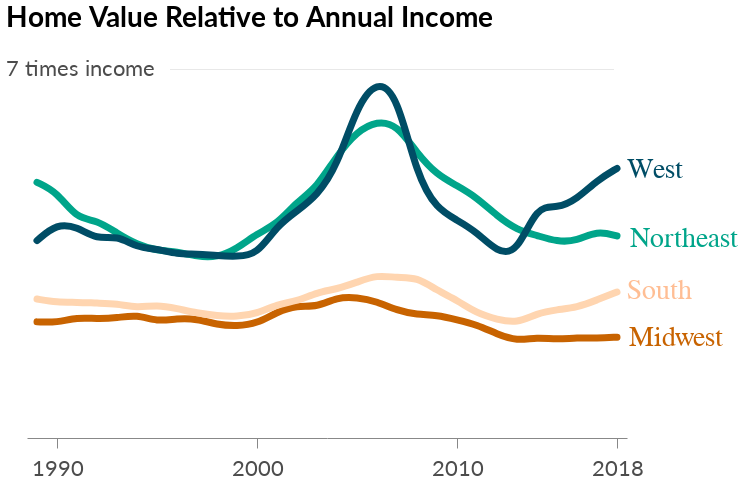

The code cell stored with this chart in its notebook:
### Code cell
"""reg_chart = alt.Chart(reg_hir, title='Home Value Relative to Annual Income').mark_line(size=7, strokeCap='round', interpolate='basis').encode(
    x=alt.X('Year:O', axis=alt.Axis(values=[1990, 2000, 2010, 2018], ticks=True, tickSize=10, labelFontSize=22, labelOpacity=.7)), 
    y=alt.Y('HIR', title='Regional comparison', axis=alt.Axis(labelFontSize=22, labelOpacity=.7, values=list(range(2,7)), format='a'), scale=alt.Scale(domain=[1,7.5])),
    color=alt.Color('Region', legend=None, scale=alt.Scale(domain=['West', 'Northeast', 'South', 'Midwest'], range=['#004d66', '#00a58a', '#ffd5b0', '#c86300'])))

west = alt.Chart(region_text_df.query('Numbers == 0')
                   ).mark_text(dx=31, dy=-330, fontSize=28, fontWeight='normal', color='#004d66'
                              ).encode(x=alt.X("Year", axis=None), y=alt.Y("Numbers"), text=alt.Text("Text"))
northeast = alt.Chart(region_text_df.query('Numbers == 1')
                   ).mark_text(dx=60, dy=-199, fontSize=28, fontWeight='normal', color='#00a58a'
                              ).encode(x=alt.X("Year", axis=None), y=alt.Y("Numbers"), text=alt.Text("Text"))
south = alt.Chart(region_text_df.query('Numbers == 2')
                   ).mark_text(dx=35, dy=-85, fontSize=28, fontWeight='normal', color='#ffbe94'
                              ).encode(x=alt.X("Year", axis=None), y=alt.Y("Numbers"), text=alt.Text("Text"))
midwest = alt.Chart(region_text_df.query('Numbers == 3')
                   ).mark_text(dx=51, dy=23, fontSize=28, fontWeight='normal', color='#c86300'
                              ).encode(x=alt.X("Year", axis=None), y=alt.Y("Numbers"), text=alt.Text("Text"))

line = alt.Chart(pd.DataFrame({'x':[1994], 'y':[7], 'text':['_'*74]})).mark_text(dx=65, dy=-4, opacity=.09, fontSize=11.5, fontWeight='bold').encode(x=alt.X('x:O', axis=None), y=alt.Y('y', axis=None), text='text')
y_labels_df = pd.DataFrame({'x':[1989], 'y':[7], 'text':['7 times income']})
y_label = alt.Chart(y_labels_df.query('x == 1989')).mark_text(dx=-247, dy=0, font='lato', fontSize=22, opacity=.7).encode(x=alt.X('x:O', axis=None), y=alt.Y('y', axis=None), text='text')

region_chart = reg_chart + west + northeast + south + midwest + line + y_label
region_chart = region_chart.configure_title(fontSize=28)"""

### Figure 1 — Vega-Lite specification as saved in the notebook (floating-point values rounded to 4 significant figures)
{"width": 600, "height": 400, "background": "white", "config": {"title": {"fontSize": 28, "anchor": "start", "font": "Lato", "offset": 5}, "axisX": {"grid": false, "labelFont": "Lato", "labelFontSize": 16, "labelAngle": 0, "labelPadding": 10, "ticks": false, "tickSize": 5, "title": null, "titleFont": "Lato", "titleFontSize": 16, "titleFontWeight": "normal", "titleY": 30, "titleX": 280}, "axisY": {"grid": true, "gridOpacity": 1, "labelFont": "Lato", "labelFontSize": 16, "labelLimit": 100, "labelAlign": "left", "labelPadding": 20, "ticks": false, "title": null, "titleFont": "Lato", "titleFontWeight": "normal", "titleFontSize": 16, "titleAlign": "left", "titleAngle": 0, "titleY": -20, "titleX": -20, "domainWidth": 0}, "view": {"strokeOpacity": 0}}, "layer": [{"data": {"name": "data-b1daa1ab067bf442c9aea6328ef6e29d"}, "mark": {"type": "line", "interpolate": "basis", "size": 7, "strokeCap": "round"}, "encoding": {"color": {"type": "nominal", "field": "Region", "legend": null, "scale": {"domain": ["West", "Northeast", "South", "Midwest"], "range": ["#004d66", "#00a58a", "#ffd5b0", "#c86300"]}}, "x": {"type": "ordinal", "axis": {"labelFontSize": 22, "labelOpacity": 0.7, "tickSize": 10, "ticks": true, "values": [1990, 2000, 2010, 2018]}, "field": "Year"}, "y": {"type": "quantitative", "axis": {"format": "a", "labelFontSize": 22, "labelOpacity": 0.7, "values": [2, 3, 4, 5, 6]}, "field": "HIR", "scale": {"domain": [1, 7.5]}, "title": "Regional comparison"}}, "title": "Home Value Relative to Annual Income"}, {"data": {"name": "data-8a7dc631962baabbcab7514ff60c9e7c"}, "mark": {"type": "text", "color": "#004d66", "dx": 31, "dy": -330, "fontSize": 28, "fontWeight": "normal"}, "encoding": {"text": {"type": "nominal", "field": "Text"}, "x": {"type": "quantitative", "axis": null, "field": "Year"}, "y": {"type": "quantitative", "field": "Numbers"}}}, {"data": {"name": "data-7aaa97d570e9aa23a71746083f3f22b4"}, "mark": {"type": "text", "color": "#00a58a", "dx": 60, "dy": -199, "fontSize": 28, "fontWeight": "normal"}, "encoding": {"text": {"type": "nominal", "field": "Text"}, "x": {"type": "quantitative", "axis": null, "field": "Year"}, "y": {"type": "quantitative", "field": "Numbers"}}}, {"data": {"name": "data-5ce3dbf5b01e460dfdb5755056a4b599"}, "mark": {"type": "text", "color": "#ffbe94", "dx": 35, "dy": -85, "fontSize": 28, "fontWeight": "normal"}, "encoding": {"text": {"type": "nominal", "field": "Text"}, "x": {"type": "quantitative", "axis": null, "field": "Year"}, "y": {"type": "quantitative", "field": "Numbers"}}}, {"data": {"name": "data-58f00851d12c199fef21a1395c4d805e"}, "mark": {"type": "text", "color": "#c86300", "dx": 51, "dy": 23, "fontSize": 28, "fontWeight": "normal"}, "encoding": {"text": {"type": "nominal", "field": "Text"}, "x": {"type": "quantitative", "axis": null, "field": "Year"}, "y": {"type": "quantitative", "field": "Numbers"}}}, {"data": {"name": "data-96323c39621b8c3d037c43bf1a748800"}, "mark": {"type": "text", "dx": 65, "dy": -4, "fontSize": 11.5, "fontWeight": "bold", "opacity": 0.09}, "encoding": {"text": {"type": "nominal", "field": "text"}, "x": {"type": "ordinal", "axis": null, "field": "x"}, "y": {"type": "quantitative", "axis": null, "field": "y"}}}, {"data": {"name": "data-6c0b8f17bfb1c63dde0dbe27d2dd8b4e"}, "mark": {"type": "text", "dx": -247, "dy": 0, "font": "lato", "fontSize": 22, "opacity": 0.7}, "encoding": {"text": {"type": "nominal", "field": "text"}, "x": {"type": "ordinal", "axis": null, "field": "x"}, "y": {"type": "quantitative", "axis": null, "field": "y"}}}], "$schema": "https://vega.github.io/schema/vega-lite/v4.0.0.json", "datasets": {"data-b1daa1ab067bf442c9aea6328ef6e29d": [{"Home": 83000.0, "Income": 28750, "HIR": 2.887, "Region": "Midwest", "Year": 1989}, {"Home": 168300.0, "Income": 32643, "HIR": 5.155, "Region": "Northeast", "Year": 1989}, {"Home": 84290.0, "Income": 25870, "HIR": 3.258, "Region": "South", "Year": 1989}, {"Home": 130800.0, "Income": 31086, "HIR": 4.208, "Region": "West", "Year": 1989}, {"Home": 85940.0, "Income": 29897, "HIR": 2.875, "Region": "Midwest", "Year": 1990}, {"Home": 163300.0, "Income": 32676, "HIR": 4.998, "Region": "Northeast", "Year": 1990}, {"Home": 86320.0, "Income": 26942, "HIR": 3.204, "Region": "South", "Year": 1990}, {"Home": 142500.0, "Income": 31761, "HIR": 4.486, "Region": "West", "Year": 1990}, {"Home": 88620.0, "Income": 29927, "HIR": 2.961, "Region": "Midwest", "Year": 1991}, {"Home": 152500.0, "Income": 33467, "HIR": 4.557, "Region": "Northeast", "Year": 1991}, {"Home": 87150.0, "Income": 27178, "HIR": 3.207, "Region": "South", "Year": 1991}, {"Home": 143000.0, "Income": 32253, "HIR": 4.433, "Region": "West", "Year": 1991}, {"Home": 90450.0, "Income": 30804, "HIR": 2.936, "Region": "Midwest", "Year": 1992}, {"Home": 150000.0, "Income": 32999, "HIR": 4.546, "Region": "Northeast", "Year": 1992}, {"Home": 88100.0, "Income": 27609, "HIR": 3.191, "Region": "South", "Year": 1992}, {"Home": 140800.0, "Income": 33324, "HIR": 4.224, "Region": "West", "Year": 1992}, {"Home": 92650.0, "Income": 31400, "HIR": 2.951, "Region": "Midwest", "Year": 1993}, {"Home": 146000.0, "Income": 33747, "HIR": 4.326, "Region": "Northeast", "Year": 1993}, {"Home": 90520.0, "Income": 28441, "HIR": 3.183, "Region": "South", "Year": 1993}, {"Home": 144900.0, "Income": 33739, "HIR": 4.294, "Region": "West", "Year": 1993}, {"Home": 97690.0, "Income": 32505, "HIR": 3.005, "Region": "Midwest", "Year": 1994}, {"Home": 144700.0, "Income": 34926, "HIR": 4.144, "Region": "Northeast", "Year": 1994}, {"Home": 93490.0, "Income": 30021, "HIR": 3.114, "Region": "South", "Year": 1994}, {"Home": 141100.0, "Income": 34452, "HIR": 4.095, "Region": "West", "Year": 1994}, {"Home": 103600.0, "Income": 35839, "HIR": 2.891, "Region": "Midwest", "Year": 1995}, {"Home": 146100.0, "Income": 36111, "HIR": 4.045, "Region": "Northeast", "Year": 1995}, {"Home": 97930.0, "Income": 30942, "HIR": 3.165, "Region": "South", "Year": 1995}, {"Home": 146500.0, "Income": 35979, "HIR": 4.073, "Region": "West", "Year": 1995}, {"Home": 107600.0, "Income": 36579, "HIR": 2.941, "Region": "Midwest", "Year": 1996}, {"Home": 150700.0, "Income": 37406, "HIR": 4.028, "Region": "Northeast", "Year": 1996}, {"Home": 100600.0, "Income": 32422, "HIR": 3.104, "Region": "South", "Year": 1996}, {"Home": 148000.0, "Income": 37125, "HIR": 3.986, "Region": "West", "Year": 1996}, {"Home": 112600.0, "Income": 38316, "HIR": 2.938, "Region": "Midwest", "Year": 1997}, {"Home": 153700.0, "Income": 38929, "HIR": 3.949, "Region": "Northeast", "Year": 1997}, {"Home": 104100.0, "Income": 34345, "HIR": 3.03, "Region": "South", "Year": 1997}, {"Home": 156400.0, "Income": 39162, "HIR": 3.993, "Region": "West", "Year": 1997}, {"Home": 115400.0, "Income": 40609, "HIR": 2.841, "Region": "Midwest", "Year": 1998}, {"Home": 159800.0, "Income": 40634, "HIR": 3.933, "Region": "Northeast", "Year": 1998}, {"Home": 106800.0, "Income": 35797, "HIR": 2.984, "Region": "South", "Year": 1998}, {"Home": 162300.0, "Income": 40983, "HIR": 3.961, "Region": "West", "Year": 1998}, {"Home": 119800.0, "Income": 42512, "HIR": 2.818, "Region": "Midwest", "Year": 1999}, {"Home": 170700.0, "Income": 41882, "HIR": 4.075, "Region": "Northeast", "Year": 1999}, {"Home": 111000.0, "Income": 37345, "HIR": 2.972, "Region": "South", "Year": 1999}, {"Home": 168100.0, "Income": 42565, "HIR": 3.95, "Region": "West", "Year": 1999}, {"Home": 126600.0, "Income": 44261, "HIR": 2.86, "Region": "Midwest", "Year": 2000}, {"Home": 189100.0, "Income": 43750, "HIR": 4.322, "Region": "Northeast", "Year": 2000}, {"Home": 116000.0, "Income": 38389, "HIR": 3.021, "Region": "South", "Year": 2000}, {"Home": 178600.0, "Income": 44915, "HIR": 3.976, "Region": "West", "Year": 2000}, {"Home": 133600.0, "Income": 43834, "HIR": 3.049, "Region": "Midwest", "Year": 2001}, {"Home": 204500.0, "Income": 45716, "HIR": 4.473, "Region": "Northeast", "Year": 2001}, {"Home": 123500.0, "Income": 38904, "HIR": 3.174, "Region": "South", "Year": 2001}, {"Home": 200600.0, "Income": 45087, "HIR": 4.45, "Region": "West", "Year": 2001}, {"Home": 137600.0, "Income": 43622, "HIR": 3.155, "Region": "Midwest", "Year": 2002}, {"Home": 221900.0, "Income": 45862, "HIR": 4.839, "Region": "Northeast", "Year": 2002}, {"Home": 127300.0, "Income": 39522, "HIR": 3.222, "Region": "South", "Year": 2002}, {"Home": 211700.0, "Income": 45143, "HIR": 4.69, "Region": "West", "Year": 2002}, {"Home": 139800.0, "Income": 44732, "HIR": 3.126, "Region": "Midwest", "Year": 2003}, {"Home": 237100.0, "Income": 46742, "HIR": 5.073, "Region": "Northeast", "Year": 2003}, {"Home": 134100.0, "Income": 39823, "HIR": 3.367, "Region": "South", "Year": 2003}, {"Home": 231200.0, "Income": 46820, "HIR": 4.938, "Region": "West", "Year": 2003}, {"Home": 146800.0, "Income": 44641, "HIR": 3.289, "Region": "Midwest", "Year": 2004}, {"Home": 267700.0, "Income": 47861, "HIR": 5.594, "Region": "Northeast", "Year": 2004}, {"Home": 139300.0, "Income": 40745, "HIR": 3.42, "Region": "South", "Year": 2004}, {"Home": 258000.0, "Income": 47651, "HIR": 5.414, "Region": "West", "Year": 2004}, {"Home": 151000.0, "Income": 45950, "HIR": 3.287, "Region": "Midwest", "Year": 2005}, {"Home": 304300.0, "Income": 50882, "HIR": 5.981, "Region": "Northeast", "Year": 2005}, {"Home": 148800.0, "Income": 42138, "HIR": 3.531, "Region": "South", "Year": 2005}, {"Home": 319800.0, "Income": 50002, "HIR": 6.396, "Region": "West", "Year": 2005}, {"Home": 153900.0, "Income": 47836, "HIR": 3.218, "Region": "Midwest", "Year": 2006}, {"Home": 320300.0, "Income": 52057, "HIR": 6.153, "Region": "Northeast", "Year": 2006}, {"Home": 160200.0, "Income": 43884, "HIR": 3.65, "Region": "South", "Year": 2006}, {"Home": 355900.0, "Income": 52249, "HIR": 6.811, "Region": "West", "Year": 2006}, {"Home": 154400.0, "Income": 50277, "HIR": 3.072, "Region": "Midwest", "Year": 2007}, {"Home": 318500.0, "Income": 52274, "HIR": 6.092, "Region": "Northeast", "Year": 2007}, {"Home": 166400.0, "Income": 46186, "HIR": 3.602, "Region": "South", "Year": 2007}, {"Home": 356500.0, "Income": 54138, "HIR": 6.586, "Region": "West", "Year": 2007}, {"Home": 150500.0, "Income": 50112, "HIR": 3.004, "Region": "Midwest", "Year": 2008}, {"Home": 305800.0, "Income": 54346, "HIR": 5.627, "Region": "Northeast", "Year": 2008}, {"Home": 164800.0, "Income": 45590, "HIR": 3.615, "Region": "South", "Year": 2008}, {"Home": 289500.0, "Income": 55085, "HIR": 5.255, "Region": "West", "Year": 2008}, {"Home": 146600.0, "Income": 48877, "HIR": 3.0, "Region": "Midwest", "Year": 2009}, {"Home": 280000.0, "Income": 53073, "HIR": 5.275, "Region": "Northeast", "Year": 2009}, {"Home": 155000.0, "Income": 45615, "HIR": 3.398, "Region": "South", "Year": 2009}, {"Home": 254000.0, "Income": 53833, "HIR": 4.718, "Region": "West", "Year": 2009}, {"Home": 140900.0, "Income": 48241, "HIR": 2.921, "Region": "Midwest", "Year": 2010}, {"Home": 270400.0, "Income": 52996, "HIR": 5.102, "Region": "Northeast", "Year": 2010}, {"Home": 147300.0, "Income": 45442, "HIR": 3.241, "Region": "South", "Year": 2010}, {"Home": 240700.0, "Income": 52959, "HIR": 4.544, "Region": "West", "Year": 2010}, {"Home": 138400.0, "Income": 48722, "HIR": 2.841, "Region": "Midwest", "Year": 2011}, {"Home": 264200.0, "Income": 53864, "HIR": 4.905, "Region": "Northeast", "Year": 2011}, {"Home": 141900.0, "Income": 46899, "HIR": 3.026, "Region": "South", "Year": 2011}, {"Home": 227500.0, "Income": 52376, "HIR": 4.344, "Region": "West", "Year": 2011}, {"Home": 135700.0, "Income": 50479, "HIR": 2.688, "Region": "Midwest", "Year": 2012}, {"Home": 251700.0, "Income": 54627, "HIR": 4.608, "Region": "Northeast", "Year": 2012}, {"Home": 140600.0, "Income": 48033, "HIR": 2.927, "Region": "South", "Year": 2012}, {"Home": 221800.0, "Income": 55157, "HIR": 4.021, "Region": "West", "Year": 2012}, {"Home": 137800.0, "Income": 53426, "HIR": 2.578, "Region": "Midwest", "Year": 2013}, {"Home": 249100.0, "Income": 56868, "HIR": 4.38, "Region": "Northeast", "Year": 2013}, {"Home": 142800.0, "Income": 49854, "HIR": 2.864, "Region": "South", "Year": 2013}, {"Home": 237700.0, "Income": 59525, "HIR": 3.993, "Region": "West", "Year": 2013}, {"Home": 143200.0, "Income": 54267, "HIR": 2.639, "Region": "Midwest", "Year": 2014}, {"Home": 254100.0, "Income": 59210, "HIR": 4.292, "Region": "Northeast", "Year": 2014}, {"Home": 150300.0, "Income": 49655, "HIR": 3.027, "Region": "South", "Year": 2014}, {"Home": 276300.0, "Income": 57688, "HIR": 4.79, "Region": "West", "Year": 2014}, {"Home": 148400.0, "Income": 57082, "HIR": 2.599, "Region": "Midwest", "Year": 2015}, {"Home": 260500.0, "Income": 62182, "HIR": 4.189, "Region": "Northeast", "Year": 2015}, {"Home": 158000.0, "Income": 51174, "HIR": 3.087, "Region": "South", "Year": 2015}, {"Home": 290500.0, "Income": 61442, "HIR": 4.729, "Region": "West", "Year": 2015}, {"Home": 153400.0, "Income": 58305, "HIR": 2.632, "Region": "Midwest", "Year": 2016}, {"Home": 270500.0, "Income": 64390, "HIR": 4.2, "Region": "Northeast", "Year": 2016}, {"Home": 168000.0, "Income": 53861, "HIR": 3.119, "Region": "South", "Year": 2016}, {"Home": 313800.0, "Income": 64275, "HIR": 4.881, "Region": "West", "Year": 2016}, {"Home": 160100.0, "Income": 61123, "HIR": 2.619, "Region": "Midwest", "Year": 2017}, {"Home": 286700.0, "Income": 65593, "HIR": 4.371, "Region": "Northeast", "Year": 2017}, {"Home": 181000.0, "Income": 55775, "HIR": 3.244, "Region": "South", "Year": 2017}, {"Home": 347400.0, "Income": 66961, "HIR": 5.188, "Region": "West", "Year": 2017}, {"Home": 169100.0, "Income": 64069, "HIR": 2.639, "Region": "Midwest", "Year": 2018}, {"Home": 300300.0, "Income": 70113, "HIR": 4.283, "Region": "Northeast", "Year": 2018}, {"Home": 193200.0, "Income": 57299, "HIR": 3.372, "Region": "South", "Year": 2018}, {"Home": 374100.0, "Income": 69520, "HIR": 5.381, "Region": "West", "Year": 2018}], "data-8a7dc631962baabbcab7514ff60c9e7c": [{"Year": 1989, "Numbers": 0, "Text": "West"}], "data-7aaa97d570e9aa23a71746083f3f22b4": [{"Year": 1990, "Numbers": 1, "Text": "Northeast"}], "data-5ce3dbf5b01e460dfdb5755056a4b599": [{"Year": 1991, "Numbers": 2, "Text": "South"}], "data-58f00851d12c199fef21a1395c4d805e": [{"Year": 1992, "Numbers": 3, "Text": "Midwest"}], "data-96323c39621b8c3d037c43bf1a748800": [{"x": 1994, "y": 7, "text": "__________________________________________________________________________"}], "data-6c0b8f17bfb1c63dde0dbe27d2dd8b4e": [{"x": 1989, "y": 7, "text": "7 times income"}]}}
